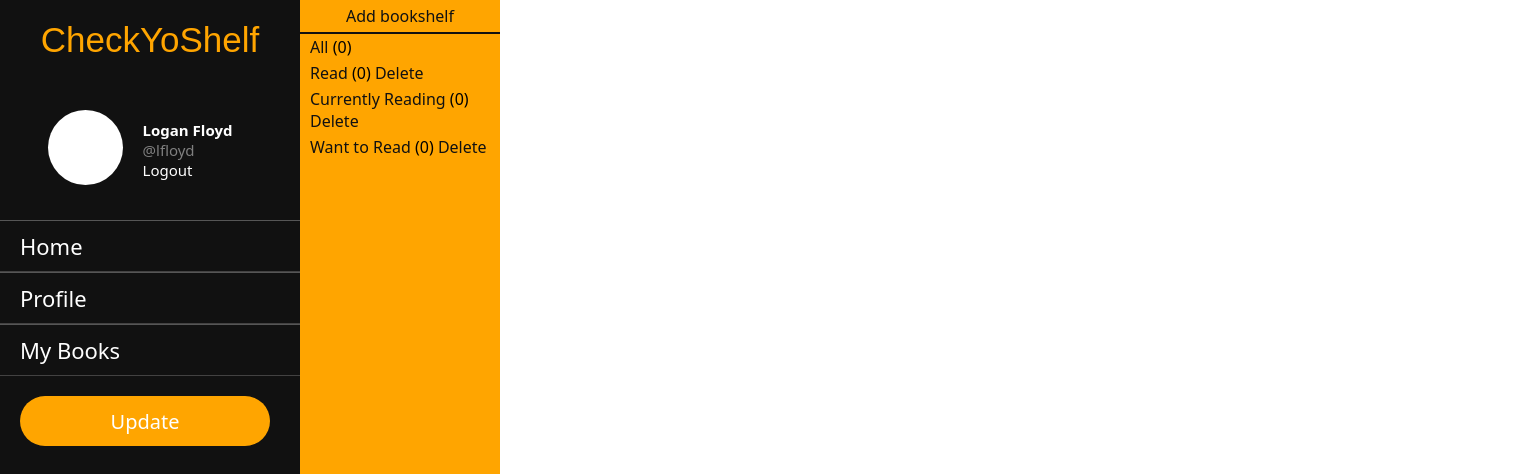
The app's page /lfloyd/bookshelves (signed in), older data.
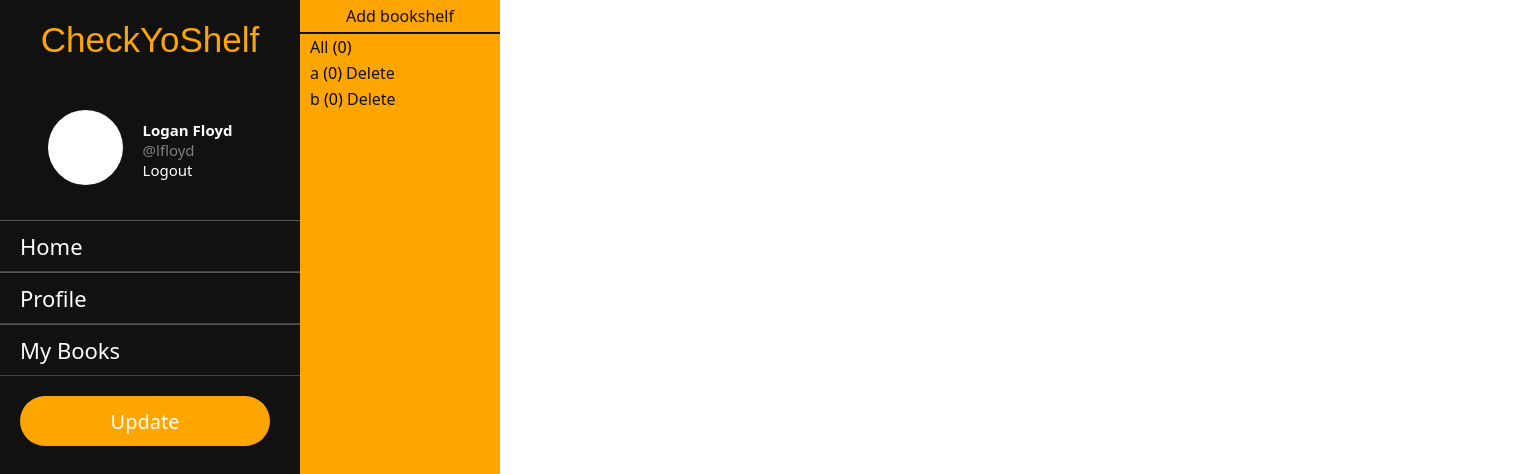
The same page, newer data.
### app/models.py (models this page shows, shortened)
class Profile(models.Model):
    user = models.OneToOneField(User, on_delete=models.CASCADE, primary_key=True)
    name = models.CharField(max_length=200)
    bio = models.TextField(blank=True)
    followers = []
    following = []

class Bookshelf(models.Model):
    profile = models.ForeignKey(
        Profile, on_delete=models.CASCADE, related_name="profile", null=True
    )
    books = models.ManyToManyField(Book, blank=True, related_name="books")
    name = models.CharField(max_length=200)
    def __str__(self):
        return self.name

### app/views.py (the view)
# urls.py: path("<str:username>/bookshelves", bookshelf_view, name="bookshelves"),
@login_required(login_url="login")
def bookshelf_view(request, username):
    context = {}
    current_user = request.user
    my_profile = Profile.objects.get(user=current_user)
    try:
        user = User.objects.get(username=username)
        profile = Profile.objects.get(user=user)
    except:
        user = None
        profile = None
    default_bookshelves = Bookshelf.objects.filter(profile=profile).filter(
        Q(name="All")
    )
    created_bookshelves = Bookshelf.objects.filter(profile=profile).exclude(
        Q(name="All")
    )
    default_bookshelves_count = {}
    created_bookshelves_count = {}
    for shelf in default_bookshelves:
        shelf_books = shelf.books.all()
        default_bookshelves_count[shelf] = shelf_books.count()
    for shelf in created_bookshelves:
        shelf_books = shelf.books.all()
        created_bookshelves_count[shelf] = shelf_books.count()
    context["current_user"] = current_user
    context["my_profile"] = my_profile
    context["user"] = user
    context["profile"] = profile
    context["default_bookshelves_count"] = default_bookshelves_count
    context["created_bookshelves_count"] = created_bookshelves_count
    return render(request, "bookshelves.html", context)

### app/templates/bookshelves.html (shortened to what this page needs)
{% extends "base.html" %}  {% block content %}
<div class="bookshelf-nav">
  {% if user == current_user %}
  <div class="shelf-manager">
    <a href="{% url "create_bookshelf" profile.user %}">Add bookshelf</a>
  </div>
  {% endif %}
  <ul>
    {% for shelf, count in default_bookshelves_count.items %}
    <li>
      <a href="{% url "books" profile.user shelf %}">{{ shelf }}</a> ({{ count }})
    </li>
    {% endfor %}
  </ul>
  <ul>
    {% for shelf, count in created_bookshelves_count.items %}
    <li>
      <a href="{% url "books" profile.user shelf %}">{{ shelf }}</a> ({{ count }})
      {% if user == current_user %}
      <a href="{% url "delete_bookshelf" profile.user shelf %}">Delete</a>
      {% endif %}
    </li>
    {% endfor %}
  </ul>
</div>
<div class="book-list">{% block books %}{% endblock books %}</div>
{% endblock content %}

### app/templates/base.html (shortened to what this page needs)
{% load static %}
<!DOCTYPE html>
<html lang="en">
  <head>
    <link rel="stylesheet" href="{% static "styles.css" %}">
  </head>
  <body>
    <div class="wrapper">
      <div class="side-nav">
        <div class="logo">
          <p>CheckYoShelf</p>
        </div>
        <div class="profile-section">
          <div class="profile-pic">
            <span></span>
          </div>
          <div class="user-info">
            <p class="name">{{ my_profile.name }}</p>
            <p class="username">@{{ current_user }}</p>
            <a href="{% url "logout" %}">Logout</a>
          </div>
        </div>
        <ul>
          <li><a href="{% url "home" %}">Home</a></li>
          <li><a href="{% url "profile" current_user %}">Profile</a></li>
          <li><a href="{% url "bookshelves" current_user %}">My Books</a></li>
        </ul>
        <div class="btn-container">
          <div class="btn">
            <a href="">Update</a>
          </div>
        </div>
      </div>
      <div class="main-content">{% block content %}{% endblock content %}</div>
    </div>
  </body>
</html>

### app/static/styles.css (style rules this page uses)
* { margin: 0; padding: 0; list-style: none; text-decoration: none; font-family: 'Segoe UI', Tahoma, Geneva, Verdana, sans-serif; }
.wrapper { display: flex; position: relative; }
.wrapper .side-nav { height: 100%; width: 300px; position: fixed; background-color: #111; z-index: 99; }
.wrapper .side-nav .logo { padding: 20px; text-align: center; }
.wrapper .side-nav .logo p { font-size: 35px; font-family: 'Franklin Gothic Medium', 'Arial Narrow', Arial, sans-serif !important; color: orange; }
.wrapper .side-nav .profile-section { display: flex; justify-content: center; align-items: center; padding: 20px; }
.wrapper .side-nav .profile-section .user-info { font-size: 15px; padding: 20px; }
.wrapper .side-nav .profile-section .user-info .name { color: white; font-weight: bold; }
.wrapper .side-nav .profile-section .user-info .username { color: gray; }
.wrapper .side-nav .profile-section .user-info a { color: white; transition: .3s; }
.wrapper .side-nav .profile-section span { height: 75px; width: 75px; background-color: white; display: inline-block; border-radius: 50px; }
.wrapper .side-nav ul li { padding: 10px 10px 10px 20px; border-bottom: 1px solid #434242; border-top: 1px solid #565656; transition: .3s; }
.wrapper .side-nav ul li a { font-size: 22px; color: white; display: block; }
.wrapper .btn-container { padding: 20px; }
.wrapper .btn-container .btn { height: 40px; width: 150px; padding: 5px 50px; background-color: orange; display: flex; justify-content: center; align-items: center; border-radius: 35px; transition: .3s; }
.wrapper .btn-container .btn a { font-size: 20px; font-weight: 500; color: white; display: block; }
.wrapper .main-content { width: 100%; margin-left: 300px; }
::placeholder { color: rgb(186, 124, 8); }
.wrapper .main-content .bookshelf-nav { height: 100%; width: 200px; position: fixed; background-color: orange; }
.wrapper .main-content .bookshelf-nav .shelf-manager { text-align: center; padding: 5px; border-bottom: 2px solid #111; cursor: pointer; }
.wrapper .main-content .bookshelf-nav ul li { padding: 2px 10px; }
.wrapper .main-content .bookshelf-nav a { color: #111; }
.wrapper .main-content .book-list { width: 100%; margin-left: 200px; padding: 20px 60px; }

Row changes from the older to the newer data that the page shows:
removed Bookshelf: name "Read", count "0"
removed Bookshelf: name "Currently Reading", count "0"
removed Bookshelf: name "Want to Read", count "0"
added Bookshelf: name "a", count "0"
added Bookshelf: name "b", count "0"
